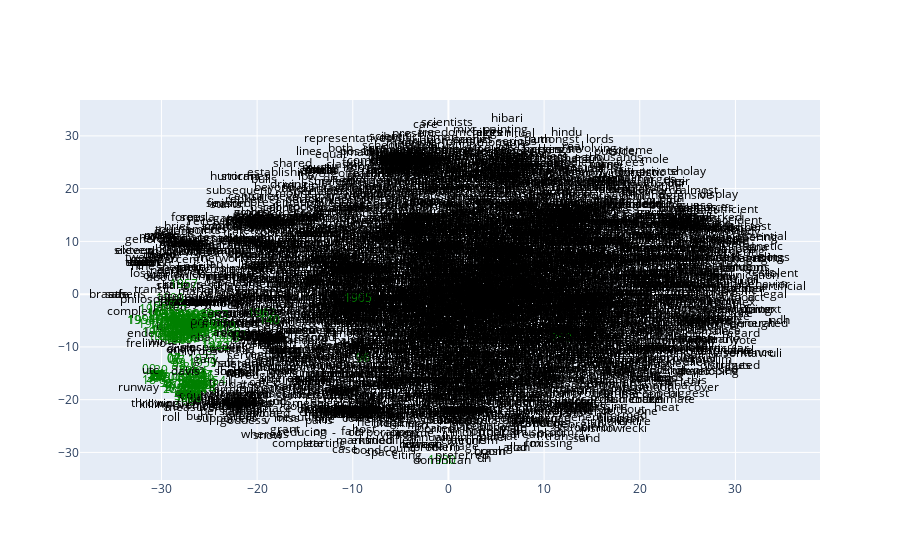

The notebook cell saved with this chart:
### Code cell
import pandas as pd
from sklearn.manifold import TSNE
import plotly.graph_objects as go

model: torch.Tensor = torch.load('params/skipgram.pt')
embeddings = list(model.parameters())[0]
# get embeddings
embeddings_df = pd.DataFrame(embeddings.cpu().detach().numpy())

# t-SNE transform
tsne = TSNE(n_components=2)
embeddings_df_trans = tsne.fit_transform(embeddings_df)
embeddings_df_trans = pd.DataFrame(embeddings_df_trans)

# get token order
embeddings_df_trans.index = vocab.get_itos()

# if token is a number
is_numeric = embeddings_df_trans.index.str.isnumeric()
color = np.where(is_numeric, "green", "black")
fig = go.Figure()

fig.add_trace(
    go.Scatter(
        x=embeddings_df_trans[0],
        y=embeddings_df_trans[1],
        mode="text",
        text=embeddings_df_trans.index,
        textposition="middle center",
        textfont=dict(color=color),
    )
)
fig.write_html("./word2vec_visualization_skipgram.html")
fig.show()

### Figure 1 — Plotly figure (JSON) as saved in the notebook; plotly's stock layout.template omitted (floating-point values rounded to 4 significant figures; data arrays with more than 128 entries replaced by an {"elided": "..."} marker saying what was removed)
{"data": [{"mode": "text", "text": {"elided": "4099 str values"}, "textfont": {"color": {"elided": "4099 str values"}}, "textposition": "middle center", "type": "scatter", "x": {"elided": "4099 float values"}, "y": {"elided": "4099 float values"}}], "layout": {}}
